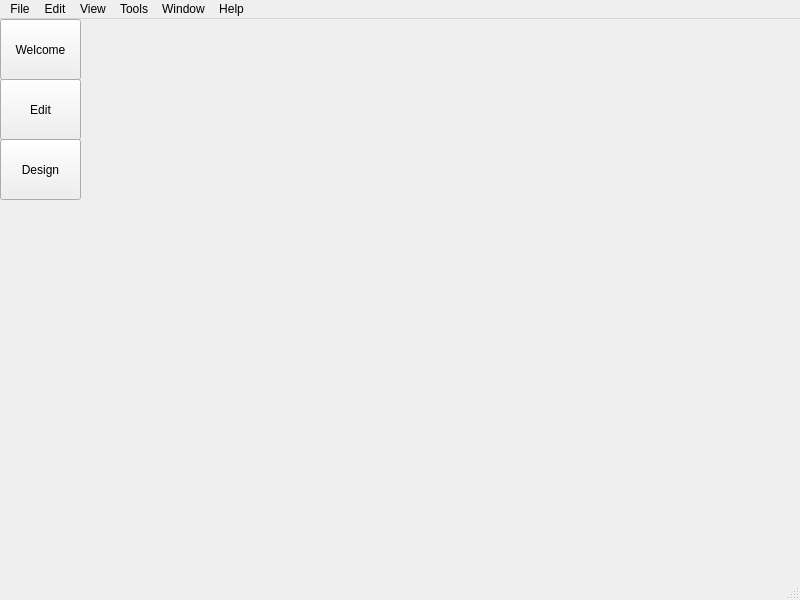
<?xml version="1.0" encoding="UTF-8"?>
<ui version="4.0">
 <class>MainWindow</class>
 <widget class="QMainWindow" name="MainWindow">
  <property name="geometry">
   <rect>
    <x>0</x>
    <y>0</y>
    <width>800</width>
    <height>600</height>
   </rect>
  </property>
  <property name="windowTitle">
   <string>MainWindow</string>
  </property>
  <widget class="QWidget" name="centralwidget">
   <widget class="QStackedWidget" name="stackedWidget">
    <property name="geometry">
     <rect>
      <x>90</x>
      <y>60</y>
      <width>531</width>
      <height>361</height>
     </rect>
    </property>
    <widget class="QWidget" name="page"/>
    <widget class="QWidget" name="page_2"/>
   </widget>
   <widget class="QPushButton" name="pushButton">
    <property name="geometry">
     <rect>
      <x>0</x>
      <y>0</y>
      <width>81</width>
      <height>61</height>
     </rect>
    </property>
    <property name="text">
     <string>Welcome</string>
    </property>
   </widget>
   <widget class="QPushButton" name="pushButton_2">
    <property name="geometry">
     <rect>
      <x>0</x>
      <y>60</y>
      <width>81</width>
      <height>61</height>
     </rect>
    </property>
    <property name="text">
     <string>Edit</string>
    </property>
   </widget>
   <widget class="QPushButton" name="pushButton_3">
    <property name="geometry">
     <rect>
      <x>0</x>
      <y>120</y>
      <width>81</width>
      <height>61</height>
     </rect>
    </property>
    <property name="text">
     <string>Design</string>
    </property>
   </widget>
  </widget>
  <widget class="QMenuBar" name="menubar">
   <property name="geometry">
    <rect>
     <x>0</x>
     <y>0</y>
     <width>800</width>
     <height>20</height>
    </rect>
   </property>
   <widget class="QMenu" name="menuFile">
    <property name="title">
     <string>File</string>
    </property>
   </widget>
   <widget class="QMenu" name="menuEdit">
    <property name="title">
     <string>Edit</string>
    </property>
   </widget>
   <widget class="QMenu" name="menuView">
    <property name="title">
     <string>View</string>
    </property>
   </widget>
   <widget class="QMenu" name="menuTools">
    <property name="title">
     <string>Tools</string>
    </property>
   </widget>
   <widget class="QMenu" name="menuWindow">
    <property name="title">
     <string>Window</string>
    </property>
   </widget>
   <widget class="QMenu" name="menuHelp">
    <property name="title">
     <string>Help</string>
    </property>
   </widget>
   <addaction name="menuFile"/>
   <addaction name="menuEdit"/>
   <addaction name="menuView"/>
   <addaction name="menuTools"/>
   <addaction name="menuWindow"/>
   <addaction name="menuHelp"/>
  </widget>
  <widget class="QStatusBar" name="statusbar"/>
 </widget>
 <resources/>
 <connections/>
</ui>
